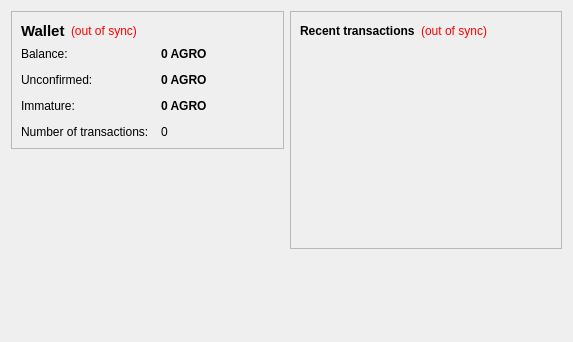
<?xml version="1.0" encoding="UTF-8"?>
<ui version="4.0">
 <class>OverviewPage</class>
 <widget class="QWidget" name="OverviewPage">
  <property name="geometry">
   <rect>
    <x>0</x>
    <y>0</y>
    <width>573</width>
    <height>342</height>
   </rect>
  </property>
  <property name="windowTitle">
   <string>Form</string>
  </property>
  <layout class="QHBoxLayout" name="horizontalLayout" stretch="1,1">
   <item>
    <layout class="QVBoxLayout" name="verticalLayout_2">
     <item>
      <widget class="QFrame" name="frame">
       <property name="frameShape">
        <enum>QFrame::StyledPanel</enum>
       </property>
       <property name="frameShadow">
        <enum>QFrame::Raised</enum>
       </property>
       <layout class="QVBoxLayout" name="verticalLayout_4">
        <item>
         <layout class="QHBoxLayout" name="horizontalLayout_4">
          <item>
           <widget class="QLabel" name="label_5">
            <property name="font">
             <font>
              <pointsize>11</pointsize>
              <weight>75</weight>
              <bold>true</bold>
             </font>
            </property>
            <property name="text">
             <string>Wallet</string>
            </property>
           </widget>
          </item>
          <item>
           <widget class="QLabel" name="labelWalletStatus">
            <property name="toolTip">
             <string>The displayed information may be out of date. Your wallet automatically synchronizes with the Agrocoin network after a connection is established, but this process has not completed yet.</string>
            </property>
            <property name="styleSheet">
             <string notr="true">QLabel { color: red; }</string>
            </property>
            <property name="text">
             <string notr="true">(out of sync)</string>
            </property>
            <property name="alignment">
             <set>Qt::AlignLeading|Qt::AlignLeft|Qt::AlignVCenter</set>
            </property>
           </widget>
          </item>
          <item>
           <spacer name="horizontalSpacer_2">
            <property name="orientation">
             <enum>Qt::Horizontal</enum>
            </property>
            <property name="sizeHint" stdset="0">
             <size>
              <width>40</width>
              <height>20</height>
             </size>
            </property>
           </spacer>
          </item>
         </layout>
        </item>
        <item>
         <layout class="QFormLayout" name="formLayout_2">
          <property name="fieldGrowthPolicy">
           <enum>QFormLayout::AllNonFixedFieldsGrow</enum>
          </property>
          <property name="horizontalSpacing">
           <number>12</number>
          </property>
          <property name="verticalSpacing">
           <number>12</number>
          </property>
          <item row="0" column="0">
           <widget class="QLabel" name="label">
            <property name="text">
             <string>Balance:</string>
            </property>
           </widget>
          </item>
          <item row="0" column="1">
           <widget class="QLabel" name="labelBalance">
            <property name="font">
             <font>
              <weight>75</weight>
              <bold>true</bold>
             </font>
            </property>
            <property name="cursor">
             <cursorShape>IBeamCursor</cursorShape>
            </property>
            <property name="toolTip">
             <string>Your current balance</string>
            </property>
            <property name="text">
             <string notr="true">0 AGRO</string>
            </property>
            <property name="textInteractionFlags">
             <set>Qt::LinksAccessibleByMouse|Qt::TextSelectableByKeyboard|Qt::TextSelectableByMouse</set>
            </property>
           </widget>
          </item>
          <item row="1" column="0">
           <widget class="QLabel" name="label_3">
            <property name="text">
             <string>Unconfirmed:</string>
            </property>
           </widget>
          </item>
          <item row="1" column="1">
           <widget class="QLabel" name="labelUnconfirmed">
            <property name="font">
             <font>
              <weight>75</weight>
              <bold>true</bold>
             </font>
            </property>
            <property name="cursor">
             <cursorShape>IBeamCursor</cursorShape>
            </property>
            <property name="toolTip">
             <string>Total of transactions that have yet to be confirmed, and do not yet count toward the current balance</string>
            </property>
            <property name="text">
             <string notr="true">0 AGRO</string>
            </property>
            <property name="textInteractionFlags">
             <set>Qt::LinksAccessibleByMouse|Qt::TextSelectableByKeyboard|Qt::TextSelectableByMouse</set>
            </property>
           </widget>
          </item>
          <item row="3" column="0">
           <widget class="QLabel" name="label_2">
            <property name="text">
             <string>Number of transactions:</string>
            </property>
           </widget>
          </item>
          <item row="3" column="1">
           <widget class="QLabel" name="labelNumTransactions">
            <property name="toolTip">
             <string>Total number of transactions in wallet</string>
            </property>
            <property name="text">
             <string notr="true">0</string>
            </property>
           </widget>
          </item>
          <item row="2" column="0">
           <widget class="QLabel" name="labelImmatureText">
            <property name="text">
             <string>Immature:</string>
            </property>
           </widget>
          </item>
          <item row="2" column="1">
           <widget class="QLabel" name="labelImmature">
            <property name="font">
             <font>
              <weight>75</weight>
              <bold>true</bold>
             </font>
            </property>
            <property name="toolTip">
             <string>Mined balance that has not yet matured</string>
            </property>
            <property name="text">
             <string notr="true">0 AGRO</string>
            </property>
            <property name="textInteractionFlags">
             <set>Qt::LinksAccessibleByMouse|Qt::TextSelectableByKeyboard|Qt::TextSelectableByMouse</set>
            </property>
           </widget>
          </item>
         </layout>
        </item>
       </layout>
      </widget>
     </item>
     <item>
      <spacer name="verticalSpacer">
       <property name="orientation">
        <enum>Qt::Vertical</enum>
       </property>
       <property name="sizeHint" stdset="0">
        <size>
         <width>20</width>
         <height>40</height>
        </size>
       </property>
      </spacer>
     </item>
    </layout>
   </item>
   <item>
    <layout class="QVBoxLayout" name="verticalLayout_3">
     <item>
      <widget class="QFrame" name="frame_2">
       <property name="frameShape">
        <enum>QFrame::StyledPanel</enum>
       </property>
       <property name="frameShadow">
        <enum>QFrame::Raised</enum>
       </property>
       <layout class="QVBoxLayout" name="verticalLayout">
        <item>
         <layout class="QHBoxLayout" name="horizontalLayout_2">
          <item>
           <widget class="QLabel" name="label_4">
            <property name="text">
             <string>&lt;b&gt;Recent transactions&lt;/b&gt;</string>
            </property>
           </widget>
          </item>
          <item>
           <widget class="QLabel" name="labelTransactionsStatus">
            <property name="toolTip">
             <string>The displayed information may be out of date. Your wallet automatically synchronizes with the Agrocoin network after a connection is established, but this process has not completed yet.</string>
            </property>
            <property name="styleSheet">
             <string notr="true">QLabel { color: red; }</string>
            </property>
            <property name="text">
             <string notr="true">(out of sync)</string>
            </property>
            <property name="alignment">
             <set>Qt::AlignRight|Qt::AlignTrailing|Qt::AlignVCenter</set>
            </property>
           </widget>
          </item>
          <item>
           <spacer name="horizontalSpacer">
            <property name="orientation">
             <enum>Qt::Horizontal</enum>
            </property>
            <property name="sizeHint" stdset="0">
             <size>
              <width>40</width>
              <height>20</height>
             </size>
            </property>
           </spacer>
          </item>
         </layout>
        </item>
        <item>
         <widget class="QListView" name="listTransactions">
          <property name="styleSheet">
           <string notr="true">QListView { background: transparent; }</string>
          </property>
          <property name="frameShape">
           <enum>QFrame::NoFrame</enum>
          </property>
          <property name="verticalScrollBarPolicy">
           <enum>Qt::ScrollBarAlwaysOff</enum>
          </property>
          <property name="horizontalScrollBarPolicy">
           <enum>Qt::ScrollBarAlwaysOff</enum>
          </property>
          <property name="selectionMode">
           <enum>QAbstractItemView::NoSelection</enum>
          </property>
         </widget>
        </item>
       </layout>
      </widget>
     </item>
     <item>
      <spacer name="verticalSpacer_2">
       <property name="orientation">
        <enum>Qt::Vertical</enum>
       </property>
       <property name="sizeHint" stdset="0">
        <size>
         <width>20</width>
         <height>40</height>
        </size>
       </property>
      </spacer>
     </item>
    </layout>
   </item>
  </layout>
 </widget>
 <resources/>
 <connections/>
</ui>
